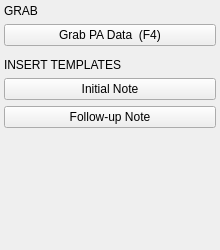
<?xml version="1.0" encoding="UTF-8"?>
<ui version="4.0">
 <class>PerformanceAnxietyActions</class>
 <widget class="QWidget" name="PerformanceAnxietyActions">
  <property name="geometry">
   <rect><x>0</x><y>0</y><width>220</width><height>250</height></rect>
  </property>
  <layout class="QVBoxLayout" name="mainLayout">
   <property name="leftMargin"><number>4</number></property>
   <property name="topMargin"><number>4</number></property>
   <property name="rightMargin"><number>4</number></property>
   <property name="bottomMargin"><number>4</number></property>
   <property name="spacing"><number>6</number></property>
   <item>
    <widget class="QLabel" name="lbl_grab_section">
     <property name="text"><string>GRAB</string></property>
    </widget>
   </item>
   <item>
    <widget class="ActionButton" name="btn_grab">
     <property name="text"><string>Grab PA Data  (F4)</string></property>
    </widget>
   </item>
   <item>
    <widget class="QWidget" name="separator1">
     <property name="maximumSize"><size><width>16777215</width><height>1</height></size></property>
     <property name="styleSheet"><string>background-color: #2e4066;</string></property>
    </widget>
   </item>
   <item>
    <widget class="QLabel" name="lbl_templates_section">
     <property name="text"><string>INSERT TEMPLATES</string></property>
    </widget>
   </item>
   <item>
    <widget class="ActionButton" name="btn_initial">
     <property name="text"><string>Initial Note</string></property>
    </widget>
   </item>
   <item>
    <widget class="ActionButton" name="btn_followup">
     <property name="text"><string>Follow-up Note</string></property>
    </widget>
   </item>
   <item>
    <spacer name="bottomSpacer"><property name="orientation"><enum>Qt::Vertical</enum></property><property name="sizeHint" stdset="0"><size><width>20</width><height>40</height></size></property></spacer>
   </item>
  </layout>
 </widget>
 <customwidgets>
  <customwidget>
   <class>ActionButton</class>
   <extends>QPushButton</extends>
   <header>emr_assist.ui.widgets</header>
  </customwidget>
 </customwidgets>
 <resources/>
 <connections/>
</ui>
